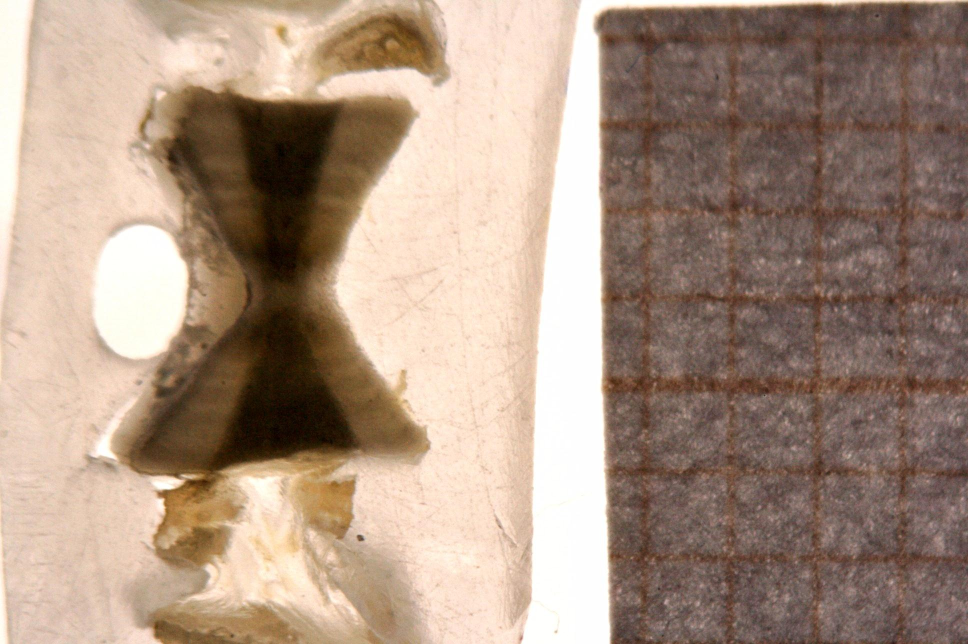
#> input picture pdiOpenCV/GYA001-1.JPG, 1936 x 1288 px, found by its file name (shown at 1/2 size)
$ python pixels.py
#> lines starting #> are read from the running program, lines starting #| are printed output that depends on the picture; after the words box and inside, x2 and y2 are one past the last pixel; in counts of white or black regions, pixels touching at a corner belong together
import numpy as np
import cv2 as cv
import os
import sys


INPUT_FOLDER = "..\input"
OUTPUT_FOLDER = "..\output"

def in_path(filename):
    return os.path.join(INPUT_FOLDER,filename)

def out_path(filename):
    return os.path.join(OUTPUT_FOLDER,filename)


if __name__ == "__main__":

    if not cv.useOptimized: cv.setUseOptimized(True)

    img = cv.imread(in_path("GYA001-1.JPG") )
#> img is the input picture: shape (1288, 1936, 3); mean B, G, R 130.2, 147.3, 170.6

    if img is None:
        sys.exit("Could not read the image.")

    # read pixel
    px = img[100,100]
#> px = [184, 205, 227]
    print( px )
#| [184 205 227]

    # alter one pixel
    img[100,100] = [255,255,255]
#> img: shape (1288, 1936, 3); under 0.01% of pixels changed, all inside (x1, y1, x2, y2) = (100, 100, 101, 101)
    print( img[100,100] )
#| [255 255 255]

    # accessing RED value
    print(img.item(10,10,2))
#| 254

    # modifying RED value
    img.itemset((10,10,2),100)
#> img: shape (1288, 1936, 3); mean B, G, R 130.2, 147.3, 170.6
    print(img.item(10,10,2))
#| 100

    # showing the properties
    print( img.shape )
#| (1288, 1936, 3)
    print( img.size )
#| 7480704
    print( img.dtype )
#| uint8

    # Region of interest (ROI)
    pict = img[280:340, 330:390]
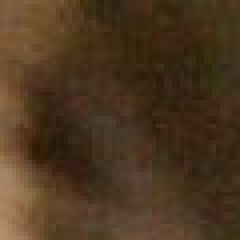
#> pict: shape (60, 60, 3) (shown 4 times larger); mean B, G, R 32.4, 55, 76.7
    img[273:333, 100:160] = pict
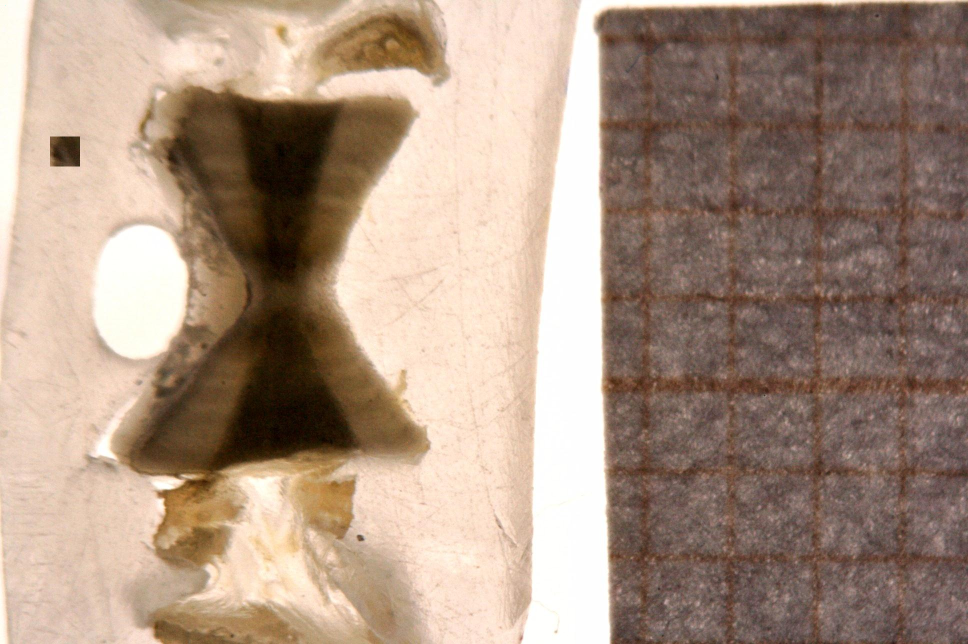
#> img: shape (1288, 1936, 3) (shown at 1/2 size); mean B, G, R 130, 147.1, 170.3

    # split and merge the cannels
    b,g,r = cv.split(img)
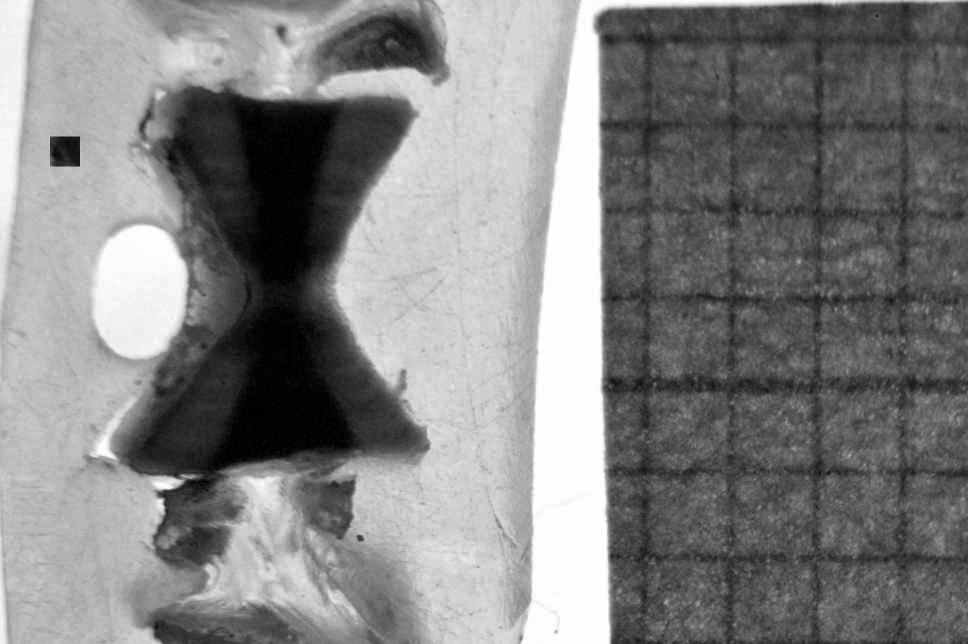
#> b: shape (1288, 1936) (shown at 1/2 size); min 0, max 255, mean 130
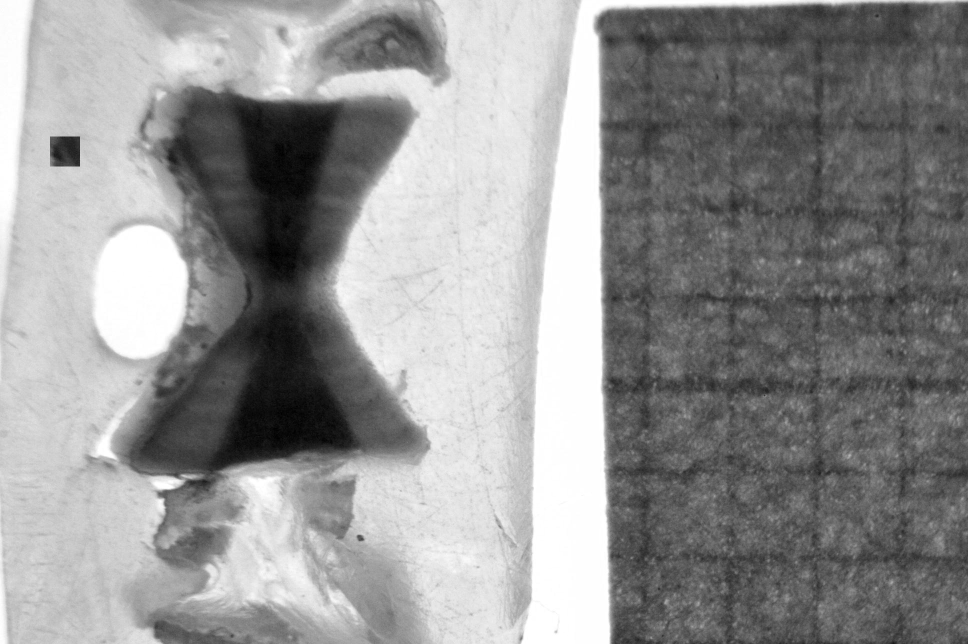
#> g: shape (1288, 1936) (shown at 1/2 size); min 0, max 255, mean 147.1
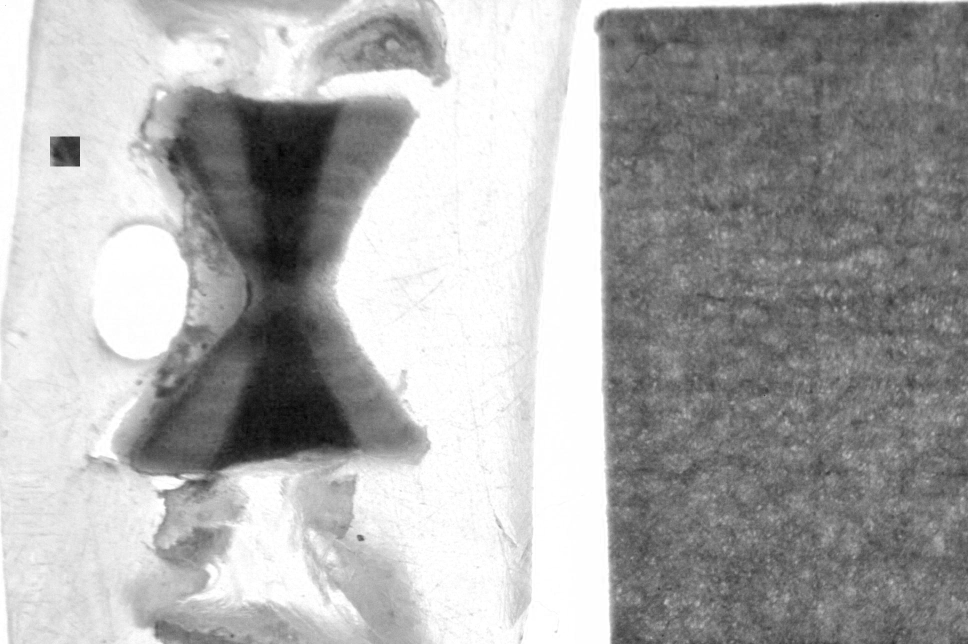
#> r: shape (1288, 1936) (shown at 1/2 size); min 0, max 255, mean 170.3
    img = cv.merge((b,g,r))


    cv.imshow('image',img)
    cv.waitKey(0)
    cv.destroyAllWindows()
